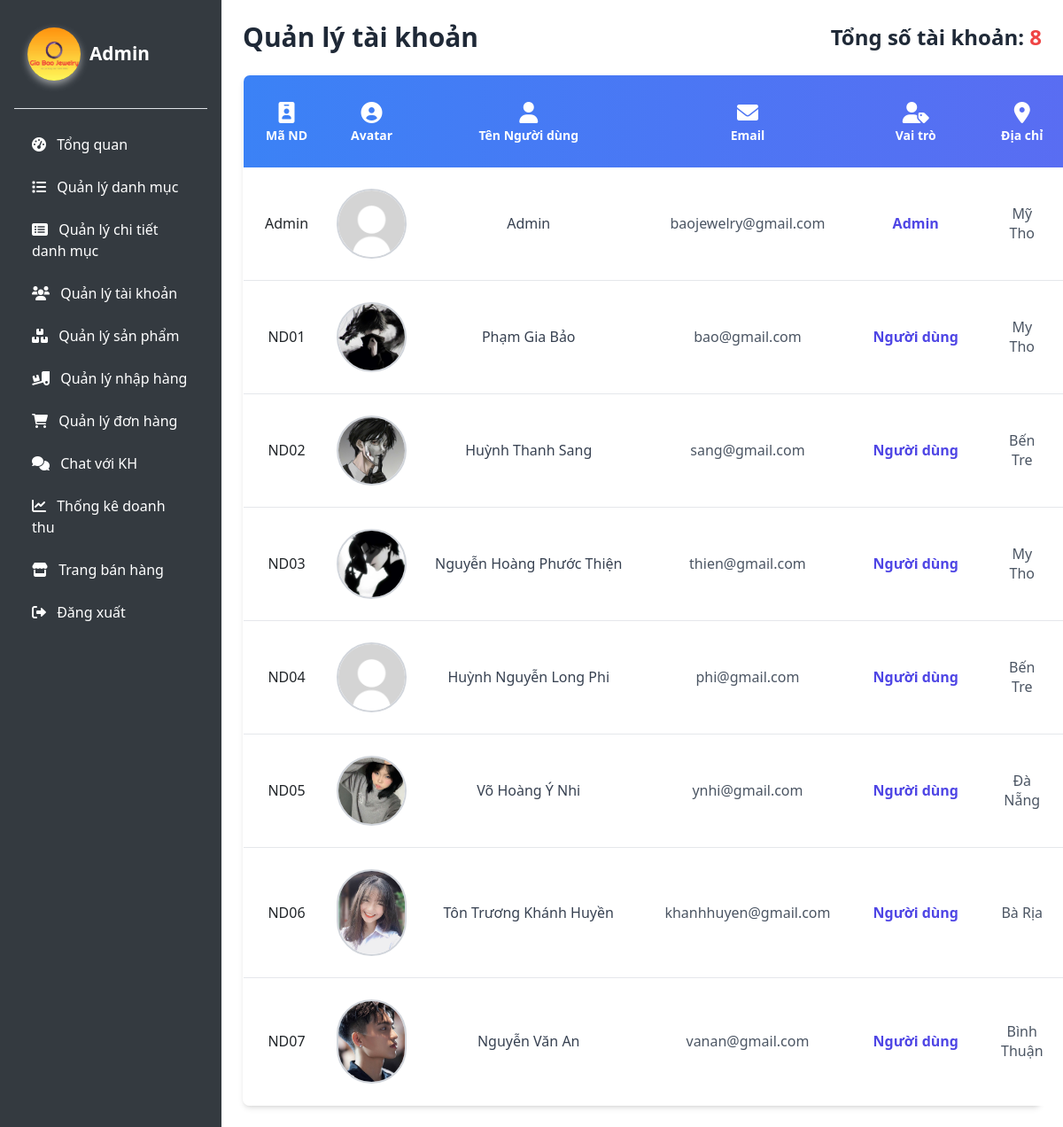
/admin/quanlytaikhoan.php, run on the app's committed database.
### tables this page shows
CREATE TABLE `nguoidung` (
  `MaND` varchar(255) NOT NULL,
  `TenND` varchar(255) NOT NULL,
  `MatKhau` varchar(255) NOT NULL,
  `Email` varchar(255) NOT NULL,
  `NgaySinh` varchar(255) DEFAULT NULL,
  `DiaChi` varchar(255) DEFAULT NULL,
  `Phai` varchar(255) DEFAULT NULL,
  `avt` varchar(255) DEFAULT NULL,
  `HoTen` varchar(255) DEFAULT NULL
);

### admin/quanlytaikhoan.php (the view, shortened to what this page needs)
<?php
include '../managerchat/listchat.php';
$query = "SELECT MaND, HoTen, MatKhau, Email, NgaySinh, DiaChi, Phai, avt FROM nguoidung";
$result = mysqli_query($conn, $query);
$countQuery = "SELECT COUNT(*) AS total FROM nguoidung";
$resultCount = mysqli_query($conn, $countQuery);
$rowCount = mysqli_fetch_assoc($resultCount);
$totalAccounts = $rowCount['total'];
?>
<html lang="vi">
<head>
    <link href="https://cdn.jsdelivr.net/npm/bootstrap@5.3.0/dist/css/bootstrap.min.css" rel="stylesheet">
    <link href="https://cdnjs.cloudflare.com/ajax/libs/font-awesome/6.0.0/css/all.min.css" rel="stylesheet">
    <link rel="stylesheet" href="../assets/admins.css">
    <script src="https://cdn.tailwindcss.com"></script>
</head>
<body>
    <div class="d-flex">
        <div class="sidebar d-flex flex-column p-3">
            <div class="d-flex align-items-center border-bottom pb-3 mb-3">
                <div class="admin-info">
                    <img src="../images/logo.jpg" alt="Admin">
                    <span>Admin</span>
                </div>
            </div>
            <a href="admin.php"><i class="fas fa-tachometer-alt me-2"></i> Tổng quan</a>
            <a href="quanlydanhmuc.php"><i class="fas fa-list me-2"></i> Quản lý danh mục</a>
            <a href="chitietdanhmuc.php"><i class="fas fa-list-alt me-2"></i> Quản lý chi tiết danh mục</a>
            <a href="quanlytaikhoan.php"><i class="fas fa-users me-2"></i> Quản lý tài khoản</a>
            <a href="quanlysanpham.php"><i class="fas fa-boxes me-2"></i> Quản lý sản phẩm</a>
            <a href="quanlynhaphang.php"><i class="fas fa-truck-loading me-2"></i> Quản lý nhập hàng</a>
            <a href="quanlydonhang.php"><i class="fas fa-shopping-cart me-2"></i> Quản lý đơn hàng</a>
            <a href="quanlychat.php"><i class="fas fa-comments me-2"></i> Chat với KH</a>
            <a href="doanhthu.php"><i class="fas fa-chart-line me-2"></i> Thống kê doanh thu</a>
            <a href="../actions/logout.php"><i class="fas fa-store me-2"></i> Trang bán hàng</a>
            <a href="../views/login.php"><i class="fas fa-sign-out-alt me-2"></i> Đăng xuất</a>
        </div>
        <div class="p-4 bg-white w-[calc(100%-250px)] h-screen overflow-y-auto">
            <div class="flex justify-between items-center mb-6">
                <h2 class="text-3xl font-extrabold text-gray-800">Quản lý tài khoản</h2>
                <h2 class="text-2xl font-extrabold text-gray-800">
                    Tổng số tài khoản: <span class="text-red-500"><?= $totalAccounts ?></span>
                </h2>
            </div>
            <div class=" rounded-lg shadow-md flex-grow md:w-[100%] w-full">
                <table class="min-w-full bg-white border border-gray-200 rounded-lg overflow-hidden text-center">
                    <thead class="bg-gradient-to-r from-blue-500 to-indigo-500 text-white">
                        <tr>
                            <th class="py-3 px-4 text-sm font-semibold break-words w-24"> <i class="fas fa-id-badge text-2xl"></i><br>Mã ND</th>
                            <th class="py-3 px-4 text-sm font-semibold break-words w-32"> <i class="fas fa-user-circle text-2xl"></i><br>Avatar</th>
                            <th class="py-3 px-4 text-sm font-semibold break-words w-40"> <i class="fas fa-user text-2xl"></i><br>Tên Người dùng</th>
                            <th class="py-3 px-4 text-sm font-semibold break-words w-48"> <i class="fas fa-envelope text-2xl"></i><br>Email</th>
                            <th class="py-3 px-4 text-sm font-semibold break-words w-32"> <i class="fas fa-user-tag text-2xl"></i><br>Vai trò</th>
                            <th class="py-3 px-4 text-sm font-semibold break-words w-48"> <i class="fas fa-map-marker-alt text-2xl"></i><br>Địa chỉ</th>
                        </tr>
                    </thead>
                    <tbody class="divide-y divide-gray-200">
                    <?php
                        while ($row = mysqli_fetch_assoc($result)) {
                            if (strpos($row['MaND'], 'Admin') !== false) {
                                $vaiTro = 'Admin';
                            } elseif (strpos($row['MaND'], 'ND') !== false) {
                                $vaiTro = 'Người dùng';
                            } else {
                                $vaiTro = 'Không xác định';
                            }
                            $avatar = !empty($row['avt']) ? '../' . $row['avt'] : '../images/macdinh.jpg';
                    ?>
                            <tr class="hover:bg-blue-300 transition">
                                <td class="py-4 px-4 break-words"><?= $row['MaND'] ?></td>
                                <td class="py-4 px-2">
                                    <img class="w-full h-55 rounded-full border-2 border-gray-300 mx-auto" src="<?= $avatar ?>" alt="Avatar">
                                </td>
                                <td class="py-4 px-6 font-medium text-gray-700 whitespace-nowrap break-words"><?= $row['HoTen'] ?></td>
                                <td class="py-4 px-4 text-gray-600 break-words"><?= $row['Email'] ?></td>
                                <td class="py-4 px-6 font-semibold text-indigo-600 whitespace-nowrap break-words"><?= $vaiTro ?></td>
                                <td class="py-4 px-4 text-gray-600 break-words"><?= $row['DiaChi'] ?></td>
                            </tr>
                        <?php } ?>
                    </tbody>
                </table>
            </div>
        </div>
    </div>
</body>
</html>

### assets/admins.css (style rules this page uses)
body { background-color: #f8f9fa; }
.sidebar { width: 250px; height: 100vh; background: #343a40; color: white; }
.sidebar a { color: white; text-decoration: none; display: block; padding: 12px 20px; transition: all 0.3s ease-in-out; position: relative; }
.sidebar a i { transition: transform 0.3s; }
.admin-info { display: flex; align-items: center; padding: 15px; border-radius: 10px; transition: transform 0.3s ease-in-out; }
.admin-info img { width: 60px; height: 60px; border-radius: 50%; box-shadow: 0px 4px 8px rgba(255, 255, 255, 0.5); transition: box-shadow 0.3s ease-in-out; }
.admin-info span { font-size: 1.3rem; font-weight: bold; color: white; margin-left: 10px; }

### data on the page
nguoidung: MaND "Admin", HoTen "Admin", Email "baojewelry@gmail.com", DiaChi "Mỹ Tho"
nguoidung: MaND "ND01", avt (picture), HoTen "Phạm Gia Bảo", Email "bao@gmail.com", MaND "Người dùng", DiaChi "My Tho"
nguoidung: MaND "ND02", avt (picture), HoTen "Huỳnh Thanh Sang", Email "sang@gmail.com", MaND "Người dùng", DiaChi "Bến Tre"
nguoidung: MaND "ND03", avt (picture), HoTen "Nguyễn Hoàng Phước Thiện", Email "thien@gmail.com", MaND "Người dùng", DiaChi "My Tho"
nguoidung: MaND "ND04", HoTen "Huỳnh Nguyễn Long Phi", Email "phi@gmail.com", MaND "Người dùng", DiaChi "Bến Tre"
nguoidung: MaND "ND05", avt (picture), HoTen "Võ Hoàng Ý Nhi", Email "ynhi@gmail.com", MaND "Người dùng", DiaChi "Đà Nẵng"
nguoidung: MaND "ND06", avt (picture), HoTen "Tôn Trương Khánh Huyền", Email "khanhhuyen@gmail.com", MaND "Người dùng", DiaChi "Bà Rịa"
nguoidung: MaND "ND07", avt (picture), HoTen "Nguyễn Văn An", Email "vanan@gmail.com", MaND "Người dùng", DiaChi "Bình Thuận"

### other printed values
$totalAccounts "8"
